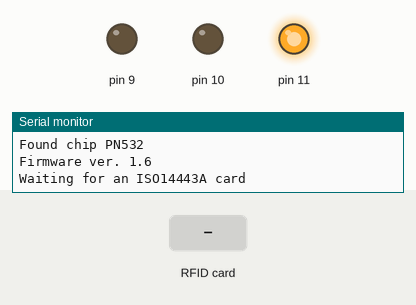
Recording of a sketch running on a simulated Arduino Uno, built with avr-gcc and run on an emulated ATmega328P. On the bench: output pins drawn as LEDs (lit = HIGH), the last lines printed to the serial monitor. Inputs (shaded band) come from the test bench.

Above: at 1.2 s.
1.3 s: RFID card 5E 7A 19 C4 held to the reader
At 1.6 s:
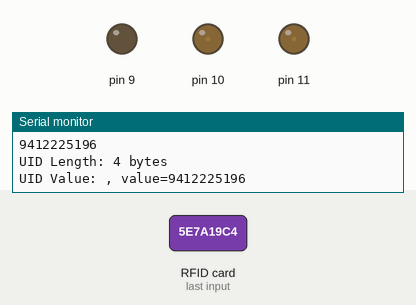
Timing chart, 0 to 4.3 s (numbered marks = the images above; inputs shaded):
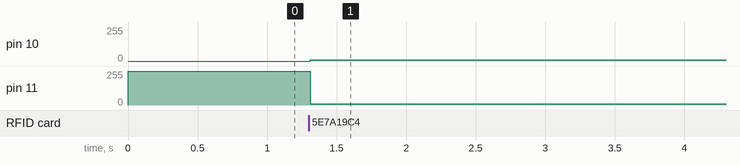

Measured:
- after the input at 1.3 s, pin 10: 0/255 → 10/255 at once; pin 11: 255/255 → 10/255 at once

The sketch:

nfc-chip-reader.ino
```cpp
// NFC Reader

// Libraries
#include <Wire.h>
#include <PN532_I2C.h>
#include <PN532.h>
#include <NfcAdapter.h>

PN532_I2C pn532i2c(Wire);
PN532 nfc(pn532i2c);

//#define BAUDRATE 9600
#define BAUDRATE 115200

// Define Pins
#define BLUE 10
#define GREEN 9
#define RED 11

// Light control and Update speed
#define COLOR_MAX 10
#define UPDATE_DELAY 17

enum StatusState
{
  off,
  reading,
  writing,
  on
};

struct StatusLight
{
  int pin;
  bool isOn;
  int brightness;
  int offDuration;
  int onDuration;
  int blinkTimer;
  StatusState state;
};

StatusLight PowerLight;
StatusLight CardLight;
StatusLight GameLight;

String LAST_UID = "";
String CARD_UID = "";

void setup()
{
  Serial.begin(BAUDRATE);
  Serial.println();

  bool lightsReady = PrepStatusLights();
  bool nfcReady = PrepNfcReader();

  if (!lightsReady)
  {
    Serial.println("\nStatus lights failed to setup.");
  }

  if (!nfcReady)
  {
    Serial.println("\nNfc Chip failed to setup");
  }

  if (!lightsReady || !nfcReady)
  {
    while(1) {}; //halt
  }
}

bool PrepStatusLights()
{
  PowerLight = StatusLight {RED, false, COLOR_MAX, 1000, 1000, 0, StatusState::on};
  CardLight = StatusLight {BLUE, false, COLOR_MAX, 100, 100, 0, StatusState::reading};
  GameLight = StatusLight {GREEN, false, COLOR_MAX, 450, 100, 0, StatusState::off};

  pinMode(PowerLight.pin, OUTPUT);
  pinMode(GameLight.pin, OUTPUT);
  pinMode(CardLight.pin, OUTPUT);
  digitalWrite(PowerLight.pin, HIGH);
  digitalWrite(GameLight.pin, LOW);
  digitalWrite(CardLight.pin, LOW);

  return true;
}

bool PrepNfcReader()
{
  nfc.begin();
  Serial.println();
  Serial.println("Getting formware version...");
  uint32_t versiondata = nfc.getFirmwareVersion();
  if (! versiondata)
  {
    Serial.print("Didn't find PN53x board");
    return false;
  }

  // Got ok data, print it out!
  Serial.print("Found chip PN5");
  Serial.println((versiondata>>24) & 0xFF, HEX);
  Serial.print("Firmware ver. ");
  Serial.print((versiondata>>16) & 0xFF, DEC);
  Serial.print('.');
  Serial.println((versiondata>>8) & 0xFF, DEC);
  // Set the max number of retry attempts to read from a card
  // This prevents us from waiting forever for a card, which is
  // the default behaviour of the PN532. 
  nfc.setPassiveActivationRetries(0xFF);
  // configure board to read RFID tags 
  nfc.SAMConfig();
  Serial.println("Waiting for an ISO14443A card");

  return true;
}

// main loop
void loop()
{
  // Node JS Interactions
  // ...
  readCard();

  // Update lights based on state
  PowerLight = ManageLight(PowerLight);
  CardLight = ManageLight(CardLight);
  GameLight = ManageLight(GameLight);

  // Prepare for next loop
  delay(UPDATE_DELAY);
}

void readCard()
{
  boolean success;
  uint8_t uid[] = { 0, 0, 0, 0, 0, 0, 0 };
  // Buffer to store the returned UID
  uint8_t uidLength;
  // Length of the UID (4 or 7 bytes depending on ISO14443A card type)
  // Wait for an ISO14443A type cards (Mifare, etc.).  When one is found
  // 'uid' will be populated with the UID, and uidLength will indicate
  // if the uid is 4 bytes (Mifare Classic) or 7 bytes (Mifare Ultralight)
  success = nfc.readPassiveTargetID(PN532_MIFARE_ISO14443A, &uid[0], &uidLength);
  if (success)
  {
    String hex_value = "";
    for (uint8_t i=0; i < uidLength; i++)
    {
      hex_value += (String)uid[i];
    }

    CARD_UID = hex_value;

    if (CARD_UID != LAST_UID)
    {
      CardLight = TurnOn(CardLight);
      Serial.println("\nNew card detected!");
      Serial.println("UID: ");
      Serial.println(hex_value);
      Serial.print("UID Length: ");
      Serial.print(uidLength, DEC);
      Serial.println(" bytes");
      Serial.print("UID Value: ");
      Serial.println(", value="+hex_value);
      LAST_UID = hex_value;
    }
  }
  else
  {
    if (LAST_UID != "")
    {
      Serial.println("Card no longer detected.");
      Serial.println(LAST_UID);
      LAST_UID = "";
      CardLight = TurnOff(CardLight);
    }
    else
    {
      // PN532 probably timed out waiting for a card
    }
  }

}

bool isReadyToBlink(StatusLight light)
{
  bool ready = false;

  if (light.isOn)
  {
    ready = light.blinkTimer >= light.onDuration;
  }
  else
  {
    ready = light.blinkTimer >= light.offDuration;
  }

  return ready;
}

StatusLight BlinkLight(StatusLight light)
{
  if (light.isOn)
  {
    digitalWrite(light.pin, LOW);
    light.isOn = false;
  }
  else
  {
    analogWrite(light.pin, light.brightness);
    light.isOn = true;
  }

  return light;
}

StatusLight TurnOff(StatusLight light)
{
  digitalWrite(light.pin, LOW);
  light.isOn = false;
  light.blinkTimer = 0;
  light.state = StatusState::off;
  return light;
}

StatusLight TurnOn(StatusLight light)
{
  analogWrite(light.pin, light.brightness);
  light.isOn = true;
  light.blinkTimer = 0;
  light.state = StatusState::on;
  return light;
}

StatusLight ManageLight(StatusLight light)
{
  switch(light.state)
  {
      case StatusState::off:
        if (light.isOn) { return TurnOff(light); }
      break;

      case StatusState::on:
        if (!light.isOn) { return TurnOn(light); }
      break;

      case StatusState::reading:
      case StatusState::writing:
        light.blinkTimer = light.blinkTimer + UPDATE_DELAY;
        if (isReadyToBlink(light))
        {
          light = BlinkLight(light);
          light.blinkTimer = 0;
        }
      break;
  }

  return light;
}
```
